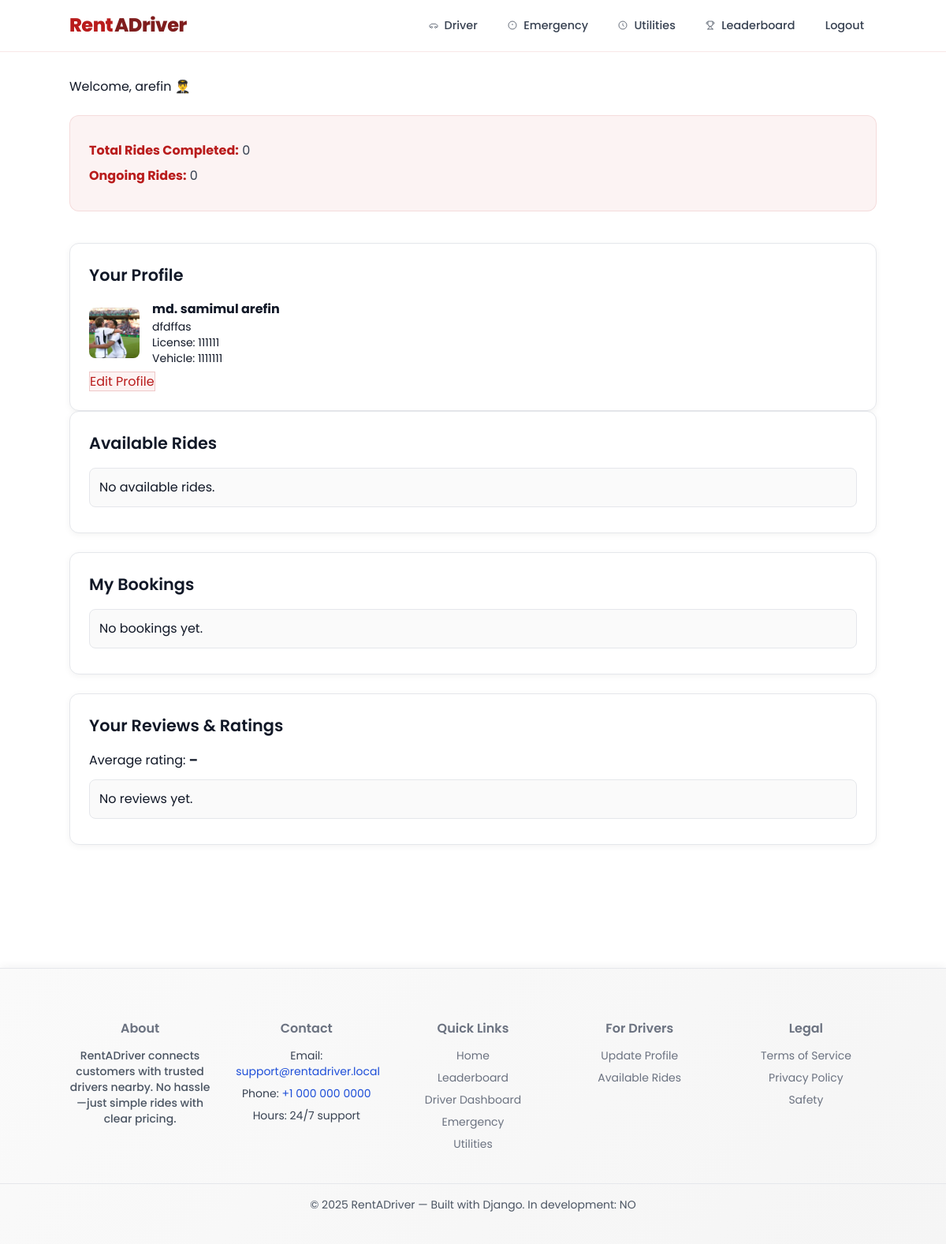
The app's page /bookings/ (signed in) with its own data.
### core/models.py (models this page shows, shortened)
class Account(AbstractUser):
    ROLE_CHOICES = (
        ('customer', 'Customer'),
        ('driver', 'Driver'),
    )
    role = models.CharField(max_length=15, choices=ROLE_CHOICES)
    last_lat = models.FloatField(null=True, blank=True)
    last_lng = models.FloatField(null=True, blank=True)

class DriverProfile(models.Model):
    user = models.OneToOneField(Account, on_delete=models.CASCADE)
    full_name = models.CharField(max_length=100, null=True, blank=True)
    license_number = models.CharField(max_length=50)
    vehicle_details = models.CharField(max_length=100, default="Unknown")
    address = models.CharField(max_length=200, null=True, blank=True)
    nid_number = models.CharField(max_length=50, null=True, blank=True)
    profile_picture = models.ImageField(upload_to="profiles/", null=True, blank=True)
    current_lat = models.FloatField(null=True, blank=True)
    current_lng = models.FloatField(null=True, blank=True)

### core/views.py (the view)
# urls.py: path("bookings/", views.list_my_bookings, name="list_my_bookings"),
@login_required
def list_my_bookings(request):
    if request.user.role == "driver":
        bookings = Booking.objects.filter(driver=request.user)
    else:
        bookings = Booking.objects.filter(ride_request__customer=request.user)
    return render(request, "driver_dashboard.html", {"bookings": bookings})

### core/templates/driver_dashboard.html (shortened to what this page needs)
{% extends "base.html" %}
{% load static %}
{% block content %}
<section class="dashboard-page">
  <div class="dashboard-container">
    <div class="dashboard-left">
  <h2>Welcome, {{ request.user.username }} 👨‍✈️</h2>
      <div class="info-card">
        <p><strong>Total Rides Completed:</strong> <span id="totalRides">{{ total_completed|default:0 }}</span></p>
        <p><strong>Ongoing Rides:</strong> <span id="ongoingRides">{{ total_ongoing|default:0 }}</span></p>
      </div>
      <div class="card" style="margin-top:1rem;">
        <h3>Your Profile</h3>
        {% if request.user.driverprofile %}
          <div class="flex" style="gap:1rem; align-items:center;">
            {% if request.user.driverprofile.profile_picture %}
              <img src="{{ request.user.driverprofile.profile_picture.url }}" alt="Profile" style="width:64px;height:64px;border-radius:8px;object-fit:cover;" />
            {% endif %}
            <div>
              <p><strong>{{ request.user.driverprofile.full_name|default:request.user.username }}</strong></p>
              {% if request.user.driverprofile.address %}
                <p class="text-sm">{{ request.user.driverprofile.address }}</p>
              {% endif %}
              <p class="text-sm">License: {{ request.user.driverprofile.license_number }}</p>
              <p class="text-sm">Vehicle: {{ request.user.driverprofile.vehicle_details }}</p>
            </div>
          </div>
        {% else %}
          <p>No profile yet.</p>
        {% endif %}
        <div style="margin-top:.5rem;">
          <a href="{% url 'driver_profile' %}" class="btn btn-secondary">Edit Profile</a>
        </div>
      </div>
    </div>
    <div class="dashboard-right">
      <div class="card">
        <h3>Available Rides</h3>
        <ul class="list">
          {% for r in available_rides %}
            <li>
              <div>
                <strong>{{ r.pickup_location }}</strong> → {{ r.dropoff_location }}
                <small>· {{ r.created_at|date:"Y-m-d H:i" }}</small>
              </div>
              <form method="post" action="{% url 'create_booking' r.id %}">
                {% csrf_token %}
                <button class="btn btn-primary bg-emerald-600 hover:bg-emerald-700 text-white border-0">✅ Accept</button>
              </form>
            </li>
          {% empty %}
            <li>No available rides.</li>
          {% endfor %}
        </ul>
      </div>
      <div class="card">
        <h3>My Bookings</h3>
        <ul class="list">
          {% for b in bookings %}
            <li>
              <div>
                <strong>{{ b.ride_request.pickup_location }}</strong> → {{ b.ride_request.dropoff_location }}
                <small>· {{ b.confirmed_at|date:"Y-m-d H:i" }} · {{ b.status|title }}</small>
              </div>
              {% if b.status != 'completed' and b.status != 'cancelled' %}
                <div style="margin:.25rem 0;">
                  <a class="btn btn-secondary" href="{% url 'chat_room' b.id %}">💬 Chat</a>
                </div>
              {% endif %}
              {% if b.status == 'ongoing' %}
                <form method="post" action="{% url 'update_booking_status' b.id %}">
                  {% csrf_token %}
                  <input type="hidden" name="status" value="completed" />
                  <button class="btn btn-secondary bg-blue-600 hover:bg-blue-700 text-white border-0">🏁 Mark Completed</button>
                </form>
                <form method="post" action="{% url 'cancel_ride_request' b.ride_request.id %}" style="margin-top:.25rem;">
                  {% csrf_token %}
                  <button class="btn btn-secondary bg-red-600 hover:bg-red-700 text-white border-0">🛑 Cancel Ride</button>
                </form>
              {% endif %}
            </li>
          {% empty %}
            <li>No bookings yet.</li>
          {% endfor %}
        </ul>
      </div>
      <div class="card">
        <h3>Your Reviews & Ratings</h3>
        <p style="margin:0 0 .75rem 0;">
          Average rating: <strong id="avgRating">–</strong>
        </p>
        <ul class="list">
          {% for rv in reviews %}
            <li>
              ⭐ {{ rv.rating }} — {{ rv.feedback|default:"No feedback" }}
              <small>· {{ rv.created_at|date:"Y-m-d" }}</small>
            </li>
          {% empty %}
            <li>No reviews yet.</li>
          {% endfor %}
        </ul>
      </div>
      <p id="driverMsg" class="msg"></p>
    </div>
  </div>
</section>
{% endblock %}

### core/templates/base.html (shortened to what this page needs)
{% load static %}
<!DOCTYPE html>
<html lang="en">
<head>
  <script src="https://cdn.tailwindcss.com"></script>
  <link rel="stylesheet" href="{% static 'css/style.css' %}">
</head>
<body class="bg-white text-gray-900 min-h-screen flex flex-col">
  <nav class="navbar" id="navbar">
    <div class="container">
      <h2 class="logo">
        <a href="/">
          <span class="brand-main">Rent</span><span class="brand-accent">ADriver</span>
        </a>
      </h2>
      <div class="nav-links">
        {% if user.is_authenticated and user.role == 'driver' %}
        <a id="navDriver" href="{% url 'driver_dashboard' %}" class="nav-visible">
          Driver
        </a>
        {% endif %}
        {% if user.is_authenticated %}
        <a id="navEmergency" href="{% url 'emergency' %}" class="nav-visible">
          <svg class="nav-icon" width="12" height="12" viewBox="0 0 24 24" fill="none" stroke="currentColor" stroke-width="1.5">
            <circle cx="12" cy="12" r="10"/>
            <line x1="12" y1="8" x2="12" y2="12"/>
            <line x1="12" y1="16" x2="12.01" y2="16"/>
          </svg>
          Emergency
        </a>
        <a id="navUtilities" href="{% url 'health_dashboard' %}" class="nav-visible">
          <svg class="nav-icon" width="12" height="12" viewBox="0 0 24 24" fill="none" stroke="currentColor" stroke-width="1.5">
            <circle cx="12" cy="12" r="10"/>
            <path d="M12 7v5l3 3"/>
          </svg>
          Utilities
        </a>
        {% endif %}
        <a id="navLeaderboard" href="{% url 'leaderboard' %}" class="nav-visible">
          Leaderboard
        </a>
        {% if not user.is_authenticated %}
          <a id="navLogin" href="{% url 'login' %}" class="nav-visible">Login</a>
          <a id="navRegister" class="btn nav-visible" href="{% url 'register' %}">Get Started</a>
        {% else %}
          <a id="navLogout" href="{% url 'logout' %}" class="nav-visible">Logout</a>
        {% endif %}
      </div>
    </div>
  </nav>
  <main class="page container flex-grow">
    {% block content %}{% endblock %}
  </main>
  <footer class="bg-gray-50 border-t mt-12">
    <div class="container py-10 grid grid-cols-1 sm:grid-cols-2 md:grid-cols-4 lg:grid-cols-5 gap-8">
      <div>
        <h4 class="font-semibold mb-3">About</h4>
        <p class="text-sm text-gray-600">RentADriver connects customers with trusted drivers nearby. No hassle—just simple rides with clear pricing.</p>
      </div>
      <div>
        <h4 class="font-semibold mb-3">Contact</h4>
        <ul class="space-y-2 text-sm text-gray-700">
          <li>Email: <a class="text-blue-700 hover:underline" href="mailto:support@rentadriver.local">support@rentadriver.local</a></li>
          <li>Phone: <a class="text-blue-700 hover:underline" href="tel:+10000000000">+1 000 000 0000</a></li>
          <li>Hours: 24/7 support</li>
        </ul>
      </div>
      <div>
        <h4 class="font-semibold mb-3">Quick Links</h4>
        <ul class="space-y-2 text-sm">
          <li><a class="hover:underline" href="/">Home</a></li>
          <li><a class="hover:underline" href="{% url 'leaderboard' %}">Leaderboard</a></li>
          {% if user.is_authenticated %}
            {% if user.role == 'customer' %}
              <li><a class="hover:underline" href="{% url 'customer_dashboard' %}">Customer Dashboard</a></li>
            {% elif user.role == 'driver' %}
              <li><a class="hover:underline" href="{% url 'driver_dashboard' %}">Driver Dashboard</a></li>
            {% endif %}
            <li><a class="hover:underline" href="{% url 'emergency' %}">Emergency</a></li>
            <li><a class="hover:underline" href="{% url 'health_dashboard' %}">Utilities</a></li>
          {% else %}
            <li><a class="hover:underline" href="{% url 'login' %}">Login</a></li>
            <li><a class="hover:underline" href="{% url 'register' %}">Register</a></li>
          {% endif %}
        </ul>
      </div>
      <div>
        <h4 class="font-semibold mb-3">For Drivers</h4>
        <ul class="space-y-2 text-sm">
          <li><a class="hover:underline" href="{% url 'driver_profile' %}">Update Profile</a></li>
          <li><a class="hover:underline" href="{% url 'list_available_rides' %}">Available Rides</a></li>
        </ul>
      </div>
      <div>
        <h4 class="font-semibold mb-3">Legal</h4>
        <ul class="space-y-2 text-sm">
          <li><a class="hover:underline" href="#">Terms of Service</a></li>
          <li><a class="hover:underline" href="#">Privacy Policy</a></li>
          <li><a class="hover:underline" href="#">Safety</a></li>
        </ul>
      </div>
    </div>
    <div class="border-t">
      <div class="container py-4 text-center text-sm text-gray-600">
        © 2025 RentADriver — Built with Django. In development: {{ debug|yesno:"YES,NO" }}
      </div>
    </div>
  </footer>
</body>
</html>

### records on screen
Account: user.username "arefin", user.driverprofile.profile_picture (picture), user.driverprofile.full_name "md. samimul arefin", user.driverprofile.address "dfdffas", user.driverprofile.license_number "111111", user.driverprofile.vehicle_details "1111111"

### other values on screen
{{ total_completed|default:0 }} "0"
{{ total_ongoing|default:0 }} "0"
{{ debug|yesno:"YES,NO" }} "NO"
